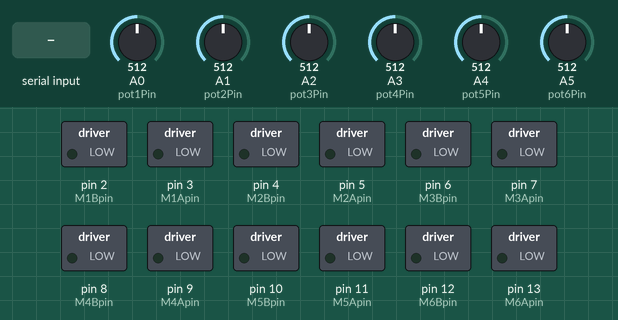
Bench run of a sketch on a simulated Arduino Uno, built with avr-gcc and run on an emulated ATmega328P. Parts: switched loads named in the sketch (green lamp = pin HIGH). The inputs (shaded band) are chosen by the test bench; at power-on: A0 (pot1Pin) = 512, A1 (pot2Pin) = 512, A2 (pot3Pin) = 512, A3 (pot4Pin) = 512, A4 (pot5Pin) = 512, A5 (pot6Pin) = 512. What the sketch prints to the serial monitor is not drawn.

Above: at 1.2 s.
1.3 s: "1\n" received over Serial
At 3.1 s:
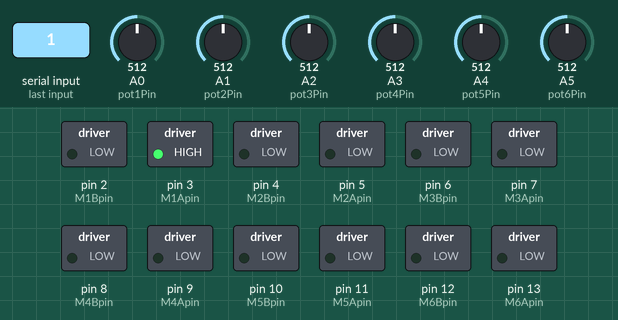
3.8 s: "1,90\n" received over Serial
At 4.4 s:
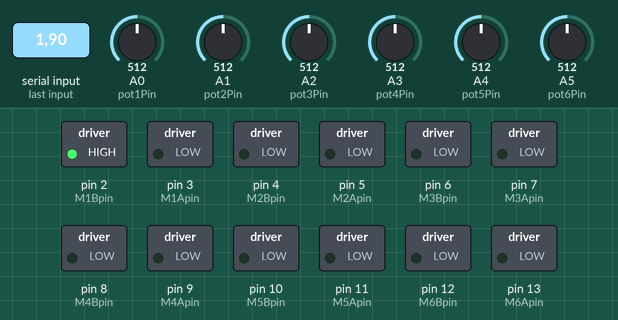
5.3 s: "2\n" received over Serial
At 7.4 s:
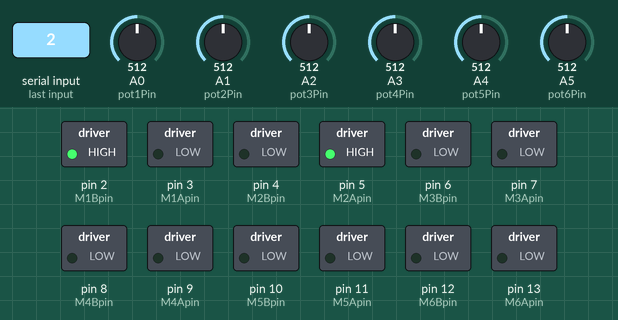
7.8 s: "3\n" received over Serial
At 9.3 s:
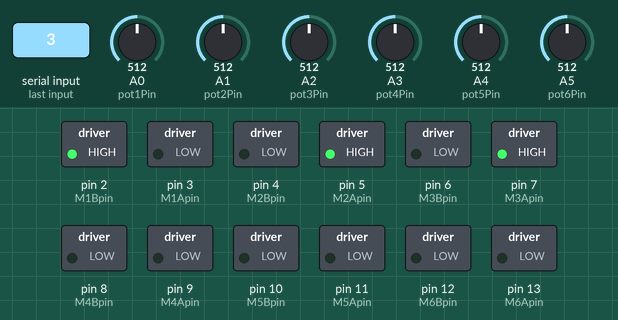
10.3 s: "4\n" received over Serial
At 12.4 s:
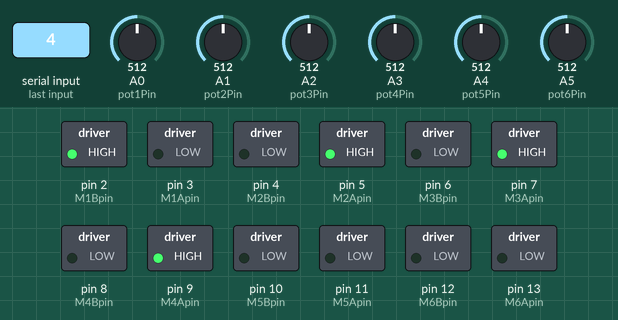
12.8 s: "5\n" received over Serial
At 14.3 s:
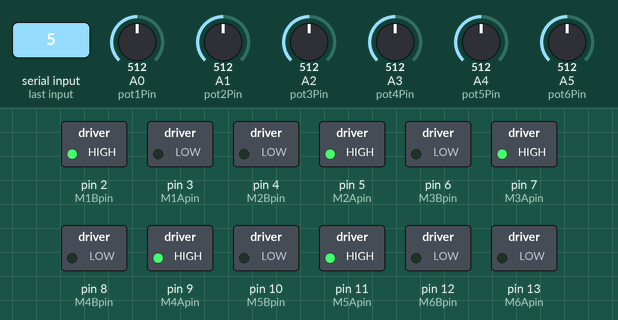
Timing chart, 0 to 15.8 s (numbered marks = the images above; inputs shaded):
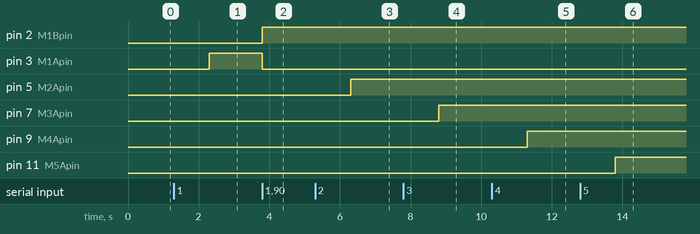

The sketch:

PendulumArmsSeparated.ino
```cpp
//      This code is used to control the pendulum arms of the XT-28 test rig.

//      2019-09-05
//      Axel Sundkvist

//      How to? Write a desired motor choice (1-6) and its desired position (0, 100)

//      NOTE: pwm is not used, instead feed the motor drivers with either 5V or 3.5V
//      from the Arduino

//      |---------------------------------------------------------------------------|
//      |            The hardware connections are as follows:                       |
//      |--------------------------------|------------------------------------------|
//      |  Connector at Arduino          |      Connector at BB-VNH3SP30      no 1  |
//      |--------------------------------|------------------------------------------|
//      |    Not connected!              |          CTRL<1>,  VIN                   |
//      |    Power, 5V                   |          CTRL<2>,  +5V                   |
//      |    Power, GND                  |          CTRL<3>,  GND                   |
//      |    Digital<3>                  |          CTRL<4>,  INA                   |
//      |    Digital<2>                  |          CTRL<5>,  INB                   |
//      |    Digital<X>                  |          CTRL<6>,  PWM                   |
//      |--------------------------------|------------------------------------------|

//      |---------------------------------------------------------------------------|
//      |            The hardware connections are as follows:                       |
//      |--------------------------------|------------------------------------------|
//      |  Connector at Arduino          |      Connector at BB-VNH3SP30      no 2  |
//      |--------------------------------|------------------------------------------|
//      |    Not connected!              |          CTRL<1>,  VIN                   |
//      |    Power, 5V                   |          CTRL<2>,  +5V                   |
//      |    Power, GND                  |          CTRL<3>,  GND                   |
//      |    Digital<5>                  |          CTRL<4>,  INA                   |
//      |    Digital<4>                  |          CTRL<5>,  INB                   |
//      |    Digital<X>                  |          CTRL<6>,  PWM                   |
//      |--------------------------------|------------------------------------------|

//      |---------------------------------------------------------------------------|
//      |            The hardware connections are as follows:                       |
//      |--------------------------------|------------------------------------------|
//      |  Connector at Arduino          |      Connector at BB-VNH3SP30      no 2  |
//      |--------------------------------|------------------------------------------|
//      |    Not connected!              |          CTRL<1>,  VIN                   |
//      |    Power, 5V                   |          CTRL<2>,  +5V                   |
//      |    Power, GND                  |          CTRL<3>,  GND                   |
//      |    Digital<7>                  |          CTRL<4>,  INA                   |
//      |    Digital<6>                  |          CTRL<5>,  INB                   |
//      |    Digital<X>                  |          CTRL<6>,  PWM                   |
//      |--------------------------------|------------------------------------------|

//      |---------------------------------------------------------------------------|
//      |            The hardware connections are as follows:                       |
//      |--------------------------------|------------------------------------------|
//      |  Connector at Arduino          |      Connector at BB-VNH3SP30      no 2  |
//      |--------------------------------|------------------------------------------|
//      |    Not connected!              |          CTRL<1>,  VIN                   |
//      |    Power, 5V                   |          CTRL<2>,  +5V                   |
//      |    Power, GND                  |          CTRL<3>,  GND                   |
//      |    Digital<9>                  |          CTRL<4>,  INA                   |
//      |    Digital<8>                  |          CTRL<5>,  INB                   |
//      |    Digital<X>                  |          CTRL<6>,  PWM                   |
//      |--------------------------------|------------------------------------------|

//      |---------------------------------------------------------------------------|
//      |            The hardware connections are as follows:                       |
//      |--------------------------------|------------------------------------------|
//      |  Connector at Arduino          |      Connector at BB-VNH3SP30      no 2  |
//      |--------------------------------|------------------------------------------|
//      |    Not connected!              |          CTRL<1>,  VIN                   |
//      |    Power, 5V                   |          CTRL<2>,  +5V                   |
//      |    Power, GND                  |          CTRL<3>,  GND                   |
//      |    Digital<11>                 |          CTRL<4>,  INA                   |
//      |    Digital<10>                 |          CTRL<5>,  INB                   |
//      |    Digital<X>                  |          CTRL<6>,  PWM                   |
//      |--------------------------------|------------------------------------------|

//      |---------------------------------------------------------------------------|
//      |            The hardware connections are as follows:                       |
//      |--------------------------------|------------------------------------------|
//      |  Connector at Arduino          |      Connector at BB-VNH3SP30      no 2  |
//      |--------------------------------|------------------------------------------|
//      |    Not connected!              |          CTRL<1>,  VIN                   |
//      |    Power, 5V                   |          CTRL<2>,  +5V                   |
//      |    Power, GND                  |          CTRL<3>,  GND                   |
//      |    Digital<13>                 |          CTRL<4>,  INA                   |
//      |    Digital<12>                 |          CTRL<5>,  INB                   |
//      |    Digital<X>                  |          CTRL<6>,  PWM                   |
//      |--------------------------------|------------------------------------------|

// ----------------- Arduino Pins ----------------------------------------
const int M1Apin = 3;    // Motor control output for M1 forward
const int M1Bpin = 2;    // Motor control output for M1 backward

const int M2Apin = 5;    // Motor control output for M2 forward
const int M2Bpin = 4;    // Motor control output for M2 backward

const int M3Apin = 7;    // Motor control output for M3 forward
const int M3Bpin = 6;    // Motor control output for M3 backward

const int M4Apin = 9;    // Motor control output for M4 forward
const int M4Bpin = 8;    // Motor control output for M4 backward

const int M5Apin = 11;   // Motor control output for M5 forward
const int M5Bpin = 10;   // Motor control output for M5 backward

const int M6Apin = 13;   // Motor control output for M6 forward
const int M6Bpin = 12;   // Motor control output for M6 backward

const int pot1Pin = A0;   // Potentiometer input for M1
const int pot2Pin = A1;   // Potentiometer input for M2
const int pot3Pin = A2;   // Potentiometer input for M3
const int pot4Pin = A3;   // Potentiometer input for M4
const int pot5Pin = A4;   // Potentiometer input for M5
const int pot6Pin = A5;   // Potentiometer input for M6

//-------------------------------------------------------------------------

//------------------ Variables to change -----------------------------------
float potRef;      // Potentiometer reference value

//--------------------------------------------------------------------------

//------------------ Variables ---------------------------------------------
float pot1Val;            // Up to date input value from potentiometer in 1 (M1)
float pot2Val;            // Up to date input value from potentiometer in 2 (M2)
float pot3Val;            // Up to date input value from potentiometer in 3 (M3)
float pot4Val;            // Up to date input value from potentiometer in 4 (M4)
float pot5Val;            // Up to date input value from potentiometer in 5 (M5)
float pot6Val;            // Up to date input value from potentiometer in 6 (M6)
int resol = 2;            // Resolution of when position is accepted ("potRef +- resol" is accepted as "goal reached")
float input;
float x;
float motor_choice = 0;

void setup() {
  // configure pins
  pinMode(M1Apin, OUTPUT);
  pinMode(M1Bpin, OUTPUT);
  pinMode(M2Apin, OUTPUT);
  pinMode(M2Bpin, OUTPUT);
  pinMode(M3Apin, OUTPUT);
  pinMode(M3Bpin, OUTPUT);
  pinMode(M4Apin, OUTPUT);
  pinMode(M4Bpin, OUTPUT);
  pinMode(M5Apin, OUTPUT);
  pinMode(M5Bpin, OUTPUT);
  pinMode(M6Apin, OUTPUT);
  pinMode(M6Bpin, OUTPUT);

  pinMode(pot1Pin, INPUT);
  pinMode(pot2Pin, INPUT);
  pinMode(pot3Pin, INPUT);
  pinMode(pot4Pin, INPUT);
  pinMode(pot5Pin, INPUT);
  pinMode(pot6Pin, INPUT);
  Serial.begin(9600);     // opens serial port, sets data rate to 9600 bps
}

void loop() {
    //------------------------------ Read desired value --------------------------------------
    if (Serial.available() > 0) {                                // if serial message is availabe
      motor_choice = Serial.parseFloat();                          // store as float
      x = Serial.parseFloat();                                     // store as float
      Serial.read();                                               // to clear buffer
      if (x < 0) {
        x = 0;
      }
      if (x > 100) {
        x = 100;
      }
      input = float(x*1024/100);
      Serial.print(input);
      if (input >= 0 && input <= 1024)                             // if value between min and max (1024 since 10-bit)
      {
        potRef = input;                                         // set desired value as reference for M1
    }
    }
    //----------------------------------------------------------------------------------------

    //------------------------------ Arm 1 (M1) --------------------------------------------
    pot1Val = analogRead(pot1Pin);                               // Read potentiometer value for M1
    if (motor_choice == 1) { // here you can put if statement to control the motors separately
      if (pot1Val < potRef - resol) {
        // if reference value smaller than actual - go "backward"
        digitalWrite(M1Bpin, HIGH);
        digitalWrite(M1Apin, LOW);
      }
      else if (pot1Val > potRef + resol) {
        // if reference value larger than actual - go "forward"
        digitalWrite(M1Bpin, LOW);
        digitalWrite(M1Apin, HIGH);
      }
      else {
        // goal reached!
        digitalWrite(M1Bpin, LOW);
        digitalWrite(M1Apin, LOW);
        motor_choice = 0;                // to stop all action
      }
    }
    //---------------------------------------------------------------------------------------

    //------------------------------ Arm 2 (M2) --------------------------------------------
    pot2Val = analogRead(pot2Pin);                               // Read potentiometer value for M1
    if (motor_choice == 2) { // here you can put if statement to control the motors separately
      if (pot2Val < potRef - resol) {
        // if reference value smaller than actual - go "backward"
        digitalWrite(M2Bpin, HIGH);
        digitalWrite(M2Apin, LOW);
      }
      else if (pot2Val > potRef + resol) {
        // if reference value larger than actual - go "forward"
        digitalWrite(M2Bpin, LOW);
        digitalWrite(M2Apin, HIGH);
      }
      else {
        // goal reached!
        digitalWrite(M2Bpin, LOW);
        digitalWrite(M2Apin, LOW);
        motor_choice = 0;                // to stop all action
      }
    }
    //---------------------------------------------------------------------------------------

    //------------------------------ Arm 3 (M3) --------------------------------------------
    pot3Val = analogRead(pot3Pin);                               // Read potentiometer value for M1
    if (motor_choice == 3) { // here you can put if statement to control the motors separately
      if (pot3Val < potRef - resol) {
        // if reference value smaller than actual - go "backward"
        digitalWrite(M3Bpin, HIGH);
        digitalWrite(M3Apin, LOW);
      }
      else if (pot3Val > potRef + resol) {
        // if reference value larger than actual - go "forward"
        digitalWrite(M3Bpin, LOW);
        digitalWrite(M3Apin, HIGH);
      }
      else {
        // goal reached!
        digitalWrite(M3Bpin, LOW);
        digitalWrite(M3Apin, LOW);
        motor_choice = 0;                // to stop all action
      }
    }
    //---------------------------------------------------------------------------------------

    //------------------------------ Arm 4 (M4) --------------------------------------------
    pot4Val = analogRead(pot4Pin);                               // Read potentiometer value for M1
    if (motor_choice == 4) { // here you can put if statement to control the motors separately
      if (pot4Val < potRef - resol) {
        // if reference value smaller than actual - go "backward"
        digitalWrite(M4Bpin, HIGH);
        digitalWrite(M4Apin, LOW);
      }
      else if (pot4Val > potRef + resol) {
        // if reference value larger than actual - go "forward"
        digitalWrite(M4Bpin, LOW);
        digitalWrite(M4Apin, HIGH);
      }
      else {
        // goal reached!
        digitalWrite(M4Bpin, LOW);
        digitalWrite(M4Apin, LOW);
        motor_choice = 0;                // to stop all action
      }
    }
    //---------------------------------------------------------------------------------------

    //------------------------------ Arm 5 (M5) --------------------------------------------
    pot5Val = analogRead(pot5Pin);                               // Read potentiometer value for M1
    if (motor_choice == 5) { // here you can put if statement to control the motors separately
      if (pot5Val < potRef - resol) {
        // if reference value smaller than actual - go "backward"
        digitalWrite(M5Bpin, HIGH);
        digitalWrite(M5Apin, LOW);
      }
      else if (pot5Val > potRef + resol) {
        // if reference value larger than actual - go "forward"
        digitalWrite(M5Bpin, LOW);
        digitalWrite(M5Apin, HIGH);
      }
      else {
        // goal reached!
        digitalWrite(M5Bpin, LOW);
        digitalWrite(M5Apin, LOW);
        motor_choice = 0;                // to stop all action
      }
    }
    //---------------------------------------------------------------------------------------

    //------------------------------ Arm 6 (M6) --------------------------------------------
    pot6Val = analogRead(pot6Pin);                               // Read potentiometer value for M1
    if (motor_choice == 6) { // here you can put if statement to control the motors separately
      if (pot6Val < potRef - resol) {
        // if reference value smaller than actual - go "backward"
        digitalWrite(M6Bpin, HIGH);
        digitalWrite(M6Apin, LOW);
      }
      else if (pot6Val > potRef + resol) {
        // if reference value larger than actual - go "forward"
        digitalWrite(M6Bpin, LOW);
        digitalWrite(M6Apin, HIGH);
      }
      else {
        // goal reached!
        digitalWrite(M6Bpin, LOW);
        digitalWrite(M6Apin, LOW);
        motor_choice = 0;                // to stop all action
      }
    }
    //---------------------------------------------------------------------------------------

}
```

Measured:
- after the input at 1.3 s, pin 3 (M1Apin): LOW → HIGH after 1.0 s
- after the input at 3.8 s, pin 2 (M1Bpin): LOW → HIGH at once; pin 3 (M1Apin): HIGH → LOW at once
- after the input at 5.3 s, pin 5 (M2Apin): LOW → HIGH after 1.0 s
- after the input at 7.8 s, pin 7 (M3Apin): LOW → HIGH after 1.0 s
- after the input at 10.3 s, pin 9 (M4Apin): LOW → HIGH after 1.0 s
- after the input at 12.8 s, pin 11 (M5Apin): LOW → HIGH after 1.0 s
